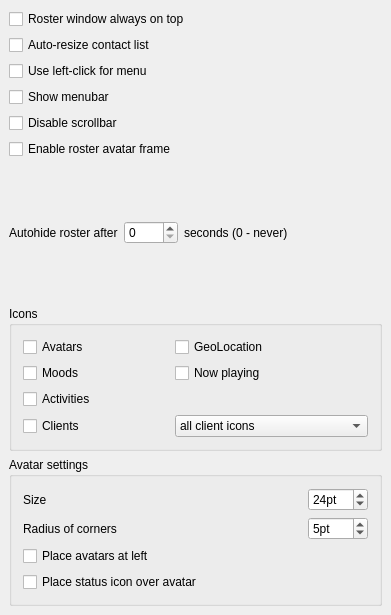
<?xml version="1.0" encoding="UTF-8"?>
<ui version="4.0">
 <class>OptRosterMain</class>
 <widget class="QWidget" name="OptRosterMain">
  <property name="geometry">
   <rect>
    <x>0</x>
    <y>0</y>
    <width>391</width>
    <height>615</height>
   </rect>
  </property>
  <property name="windowTitle">
   <string>OptApplicationUI</string>
  </property>
  <layout class="QVBoxLayout">
   <property name="spacing">
    <number>6</number>
   </property>
   <property name="leftMargin">
    <number>9</number>
   </property>
   <property name="topMargin">
    <number>9</number>
   </property>
   <property name="rightMargin">
    <number>9</number>
   </property>
   <property name="bottomMargin">
    <number>9</number>
   </property>
   <item>
    <widget class="QCheckBox" name="ck_alwaysOnTop">
     <property name="text">
      <string>Roster window always on top</string>
     </property>
    </widget>
   </item>
   <item>
    <widget class="QCheckBox" name="ck_autoRosterSize">
     <property name="text">
      <string>Auto-resize contact list</string>
     </property>
    </widget>
   </item>
   <item>
    <widget class="QCheckBox" name="ck_useleft">
     <property name="enabled">
      <bool>true</bool>
     </property>
     <property name="text">
      <string>Use left-click for menu</string>
     </property>
    </widget>
   </item>
   <item>
    <widget class="QCheckBox" name="ck_showMenubar">
     <property name="text">
      <string>Show menubar</string>
     </property>
    </widget>
   </item>
   <item>
    <widget class="QCheckBox" name="ck_disableScrollbar">
     <property name="toolTip">
      <string>Disables scrollbar in the application window.</string>
     </property>
     <property name="text">
      <string>Disable scrollbar</string>
     </property>
    </widget>
   </item>
   <item>
    <widget class="QCheckBox" name="ck_roster_avatar">
     <property name="toolTip">
      <string>Enables avatar frame at the top of roster</string>
     </property>
     <property name="text">
      <string>Enable roster avatar frame</string>
     </property>
    </widget>
   </item>
   <item>
    <layout class="QHBoxLayout" name="horizontalLayout_3">
     <item>
      <widget class="QLabel" name="label">
       <property name="text">
        <string>Autohide roster after</string>
       </property>
      </widget>
     </item>
     <item>
      <widget class="QSpinBox" name="sb_hideInterval">
       <property name="minimum">
        <number>0</number>
       </property>
       <property name="maximum">
        <number>9999</number>
       </property>
      </widget>
     </item>
     <item>
      <widget class="QLabel" name="label_2">
       <property name="text">
        <string>seconds (0 - never)</string>
       </property>
      </widget>
     </item>
     <item>
      <spacer name="horizontalSpacer">
       <property name="orientation">
        <enum>Qt::Horizontal</enum>
       </property>
       <property name="sizeHint" stdset="0">
        <size>
         <width>0</width>
         <height>0</height>
        </size>
       </property>
      </spacer>
     </item>
    </layout>
   </item>
   <item>
    <widget class="QGroupBox" name="gb_docklet">
     <property name="title">
      <string>Icons</string>
     </property>
     <layout class="QVBoxLayout" name="verticalLayout_2">
      <item>
       <layout class="QGridLayout" name="gridLayout">
        <item row="0" column="1">
         <widget class="QCheckBox" name="ck_showGeoLocationIcons">
          <property name="toolTip">
           <string>Show geolocation in roster</string>
          </property>
          <property name="text">
           <string>GeoLocation</string>
          </property>
         </widget>
        </item>
        <item row="1" column="0">
         <widget class="QCheckBox" name="ck_showMoodIcons">
          <property name="toolTip">
           <string>Show moods in roster</string>
          </property>
          <property name="text">
           <string>Moods</string>
          </property>
         </widget>
        </item>
        <item row="0" column="0">
         <widget class="QCheckBox" name="ck_showAvatarIcons">
          <property name="toolTip">
           <string>Show avatars in roster</string>
          </property>
          <property name="text">
           <string>Avatars</string>
          </property>
         </widget>
        </item>
        <item row="2" column="0">
         <widget class="QCheckBox" name="ck_showActivityIcons">
          <property name="toolTip">
           <string>Show activities in roster</string>
          </property>
          <property name="text">
           <string>Activities</string>
          </property>
         </widget>
        </item>
        <item row="1" column="1">
         <widget class="QCheckBox" name="ck_showTuneIcons">
          <property name="toolTip">
           <string>Show icon when contact is listening to music</string>
          </property>
          <property name="text">
           <string>Now playing</string>
          </property>
         </widget>
        </item>
        <item row="3" column="0">
         <widget class="QCheckBox" name="ck_showClientIcons">
          <property name="toolTip">
           <string>Show icon of user client</string>
          </property>
          <property name="text">
           <string>Clients</string>
          </property>
         </widget>
        </item>
        <item row="3" column="1">
         <widget class="QComboBox" name="cb_showAllClientIcons">
          <item>
           <property name="text">
            <string>all client icons</string>
           </property>
          </item>
          <item>
           <property name="text">
            <string>only highest priority client icon</string>
           </property>
          </item>
         </widget>
        </item>
       </layout>
      </item>
     </layout>
    </widget>
   </item>
   <item>
    <widget class="QGroupBox" name="gb_avatarsSettings">
     <property name="title">
      <string>Avatar settings</string>
     </property>
     <property name="checkable">
      <bool>false</bool>
     </property>
     <layout class="QVBoxLayout" name="verticalLayout">
      <item>
       <layout class="QHBoxLayout" name="horizontalLayout">
        <item>
         <widget class="QLabel" name="lb_avatarsSize">
          <property name="text">
           <string>Size</string>
          </property>
         </widget>
        </item>
        <item>
         <widget class="QSpinBox" name="sb_avatarsSize">
          <property name="maximumSize">
           <size>
            <width>60</width>
            <height>16777215</height>
           </size>
          </property>
          <property name="suffix">
           <string>pt</string>
          </property>
          <property name="prefix">
           <string/>
          </property>
          <property name="minimum">
           <number>8</number>
          </property>
          <property name="maximum">
           <number>64</number>
          </property>
          <property name="value">
           <number>24</number>
          </property>
         </widget>
        </item>
       </layout>
      </item>
      <item>
       <layout class="QHBoxLayout" name="horizontalLayout_2">
        <item>
         <widget class="QLabel" name="lb_avatarsRadius">
          <property name="text">
           <string>Radius of corners</string>
          </property>
         </widget>
        </item>
        <item>
         <widget class="QSpinBox" name="sb_avatarsRadius">
          <property name="maximumSize">
           <size>
            <width>60</width>
            <height>16777215</height>
           </size>
          </property>
          <property name="suffix">
           <string>pt</string>
          </property>
          <property name="value">
           <number>5</number>
          </property>
         </widget>
        </item>
       </layout>
      </item>
      <item>
       <widget class="QCheckBox" name="ck_avatarsAtLeft">
        <property name="text">
         <string>Place avatars at left</string>
        </property>
       </widget>
      </item>
      <item>
       <widget class="QCheckBox" name="ck_iconOverAvatar">
        <property name="text">
         <string>Place status icon over avatar</string>
        </property>
       </widget>
      </item>
     </layout>
    </widget>
   </item>
  </layout>
 </widget>
 <layoutdefault spacing="6" margin="11"/>
 <tabstops>
  <tabstop>ck_alwaysOnTop</tabstop>
  <tabstop>ck_autoRosterSize</tabstop>
  <tabstop>ck_useleft</tabstop>
  <tabstop>ck_showMenubar</tabstop>
 </tabstops>
 <resources/>
 <connections/>
</ui>
